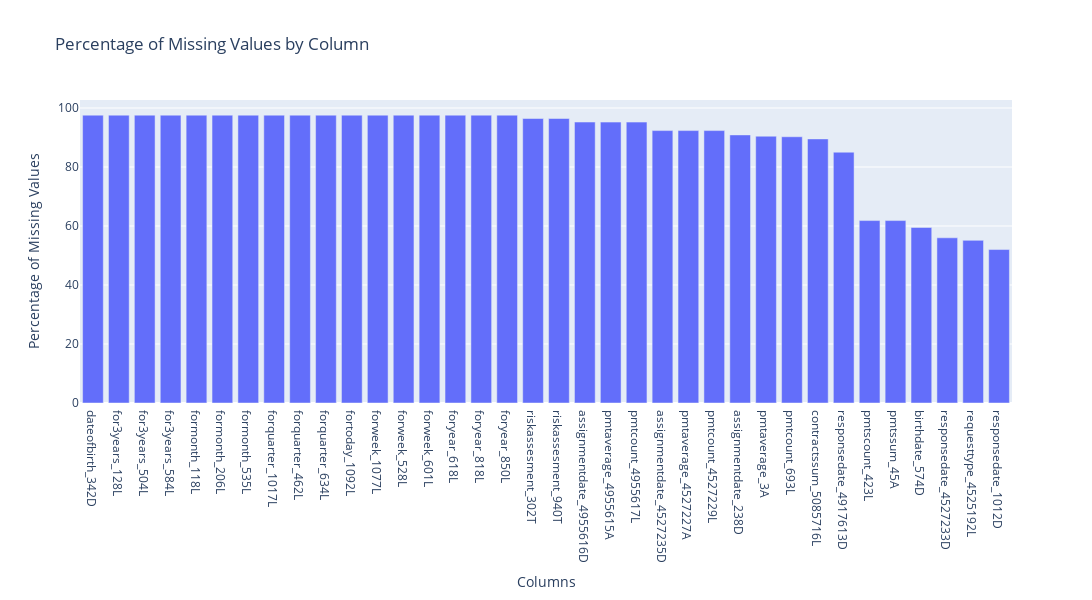

The code cell stored with this chart in its notebook:
### Code cell
missing_values_dict = get_columns_high_missing_values(
    df_static_cb_0, threshold=20, display=True
)

### Figure 1 — Plotly figure (JSON) as saved in the notebook; plotly's stock layout.template omitted (floating-point values rounded to 4 significant figures)
{"data": [{"type": "bar", "x": ["dateofbirth_342D", "for3years_128L", "for3years_504L", "for3years_584L", "formonth_118L", "formonth_206L", "formonth_535L", "forquarter_1017L", "forquarter_462L", "forquarter_634L", "fortoday_1092L", "forweek_1077L", "forweek_528L", "forweek_601L", "foryear_618L", "foryear_818L", "foryear_850L", "riskassesment_302T", "riskassesment_940T", "assignmentdate_4955616D", "pmtaverage_4955615A", "pmtcount_4955617L", "assignmentdate_4527235D", "pmtaverage_4527227A", "pmtcount_4527229L", "assignmentdate_238D", "pmtaverage_3A", "pmtcount_693L", "contractssum_5085716L", "responsedate_4917613D", "pmtscount_423L", "pmtssum_45A", "birthdate_574D", "responsedate_4527233D", "requesttype_4525192L", "responsedate_1012D"], "y": [97.57, 97.57, 97.57, 97.57, 97.57, 97.57, 97.57, 97.57, 97.57, 97.57, 97.57, 97.57, 97.57, 97.57, 97.57, 97.57, 97.57, 96.43, 96.43, 95.23, 95.21, 95.21, 92.34, 92.34, 92.34, 90.87, 90.43, 90.24, 89.51, 85.01, 61.84, 61.84, 59.49, 55.99, 55.13, 52.02]}], "layout": {"bargap": 0.2, "height": 600, "title": {"text": "Percentage of Missing Values by Column"}, "width": 1800, "xaxis": {"tickmode": "linear", "title": {"text": "Columns"}}, "yaxis": {"title": {"text": "Percentage of Missing Values"}}}}
